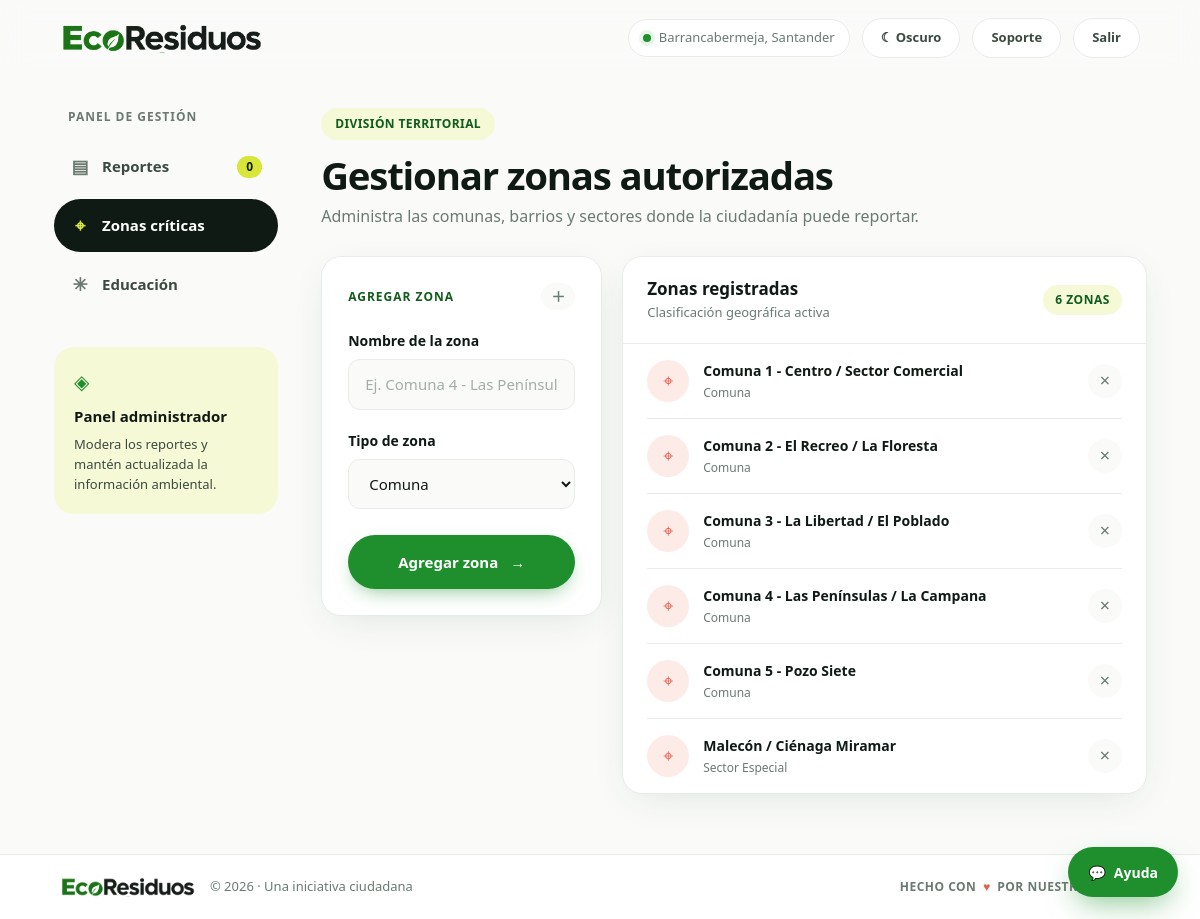
Page /Admin/zonas (signed in) on the committed database.
### tables this page shows
CREATE TABLE zona (
    id_zona INT AUTO_INCREMENT PRIMARY KEY,
    nombre VARCHAR(100) NOT NULL,
    tipo_zona ENUM('Comuna', 'Corregimiento', 'Barrio', 'Sector Especial') NOT NULL DEFAULT 'Barrio'
);

### Model/Modelo.php (called while the page is built, shortened)
<?php
require_once 'Core/BaseDatos.php';
class Modelo {
    public function __construct() {
        $conexion = new BaseDatos();
        $this->db = $conexion->conectar();
    }
}

### Core/BaseDatos.php (called while the page is built)
<?php
class BaseDatos {
    public function conectar(): PDO {
        $dsn = "mysql:host=" . DB_HOST . ";dbname=" . DB_NAME . ";charset=" . DB_CHARSET;
        $opciones = [
            PDO::ATTR_ERRMODE            => PDO::ERRMODE_EXCEPTION,
            PDO::ATTR_DEFAULT_FETCH_MODE => PDO::FETCH_ASSOC,
            PDO::ATTR_EMULATE_PREPARES   => false,
        ];
        return new PDO($dsn, DB_USER, DB_PASS, $opciones);
    }
}

### Controller/AdminController.php (called while the page is built, shortened)
<?php
require_once 'Model/ReporteModel.php';
require_once 'Model/ZonaModel.php';
class AdminController {
    private ReporteModel $reporteModel;
    private ZonaModel $zonaModel;
    public function __construct() {
        $this->reporteModel   = new ReporteModel();
        $this->zonaModel      = new ZonaModel();
    }
    public function zonas() {
        $layout     = 'admin';
        $tab        = 'zonas';
        $stats      = $this->reporteModel->obtenerEstadisticas();
        $pendientes = (int) ($stats['reportados'] ?? 0);
        $zonas      = $this->zonaModel->listarTodas();
        require_once 'View/Layouts/header.php';
        require_once 'View/Admin/zonas.php';
        require_once 'View/Layouts/footer.php';
    }
}

### Model/ReporteModel.php (called while the page is built, shortened)
<?php
require_once 'Model/Modelo.php';
class ReporteModel extends Modelo {
    public function obtenerEstadisticas(): array {
        $sql = "SELECT
                    COUNT(*) AS total,
                    SUM(estado = 'reportado') AS reportados,
                    SUM(estado = 'atendido') AS atendidos,
                    SUM(estado = 'descartado') AS descartados
                FROM reporte";
        $stmt = $this->db->prepare($sql);
        $stmt->execute();
        return $stmt->fetch(PDO::FETCH_ASSOC);
    }
}

### Model/ZonaModel.php (called while the page is built, shortened)
<?php
require_once 'Model/Modelo.php';
class ZonaModel extends Modelo {
    public function listarTodas(): array {
        $sql = "SELECT id_zona, nombre, tipo_zona FROM zona ORDER BY nombre ASC";
        $stmt = $this->db->prepare($sql);
        $stmt->execute();
        return $stmt->fetchAll(PDO::FETCH_ASSOC);
    }
}

### View/Admin/zonas.php (the view, shortened to what this page needs)
<div class="page-heading">
  <div>
    <div class="eyebrow">DIVISIÓN TERRITORIAL</div>
    <h2>Gestionar zonas autorizadas</h2>
    <p>Administra las comunas, barrios y sectores donde la ciudadanía puede reportar.</p>
  </div>
</div>
<div class="zone-admin-layout">
  <form class="card zone-form" action="<?= BASE_URL ?>Admin/crearZona" method="POST">
    <div class="section-kicker">AGREGAR ZONA <span>＋</span></div>
    <label class="field-label" for="zone-name">Nombre de la zona</label>
    <input class="text-input" id="zone-name" name="nombre" placeholder="Ej. Comuna 4 - Las Penínsulas" maxlength="100" required>
    <label class="field-label" for="zone-type">Tipo de zona</label>
    <select class="text-input" id="zone-type" name="tipo_zona" required>
      <option value="Comuna">Comuna</option>
    </select>
    <button class="button button-primary submit-button" type="submit">Agregar zona <span>→</span></button>
  </form>
  <div class="card zones-card">
    <div class="table-heading">
      <div><strong>Zonas registradas</strong><span>Clasificación geográfica activa</span></div>
      <span class="table-total"><?= count($zonas) ?> ZONAS</span>
    </div>
    <div class="admin-zone-list">
      <?php foreach ($zonas as $z): ?>
        <div class="admin-zone">
          <div class="zone-marker">⌖</div>
          <div class="zone-copy">
            <strong><?= htmlspecialchars($z['nombre']) ?></strong>
            <small><?= htmlspecialchars($z['tipo_zona']) ?></small>
          </div>
          <a class="delete-zone" style="display:grid; place-items:center; text-decoration:none;" href="<?= BASE_URL ?>Admin/eliminarZona/<?= (int) $z['id_zona'] ?>" onclick="return confirm('¿Eliminar esta zona?');" title="Eliminar zona">×</a>
        </div>
      <?php endforeach; ?>
    </div>
  </div>
</div>

### index.php (shortened to what this page needs)
<?php
$urlRaw = isset($_GET['url']) ? trim($_GET['url'], '/') : '';
$segmentos = $urlRaw !== '' ? explode('/', filter_var($urlRaw, FILTER_SANITIZE_URL)) : [];
$controladorSlug = !empty($segmentos[0]) ? preg_replace('/[^a-zA-Z0-9]/', '', $segmentos[0]) : 'Index';
$controllerName  = ucfirst(strtolower($controladorSlug)) . 'Controller';
$methodName      = !empty($segmentos[1]) ? preg_replace('/[^a-zA-Z0-9_]/', '', $segmentos[1]) : 'index';
$params          = array_slice($segmentos, 2);
$controllerFile = 'Controller/' . $controllerName . '.php';
if (file_exists($controllerFile)) {
    if (class_exists($controllerName)) {
        $controller = new $controllerName();
        if (method_exists($controller, $methodName)) {
            call_user_func_array([$controller, $methodName], $params);
            exit;
        }
    }
}

### View/Layouts/header.php (shortened to what this page needs)
<!DOCTYPE html>
<html lang="es">
<head>
  <link rel="stylesheet" href="https://unpkg.com/leaflet@1.9.4/dist/leaflet.css">
  <link rel="stylesheet" href="<?= BASE_URL ?>Public/css/estilos.css?v=4">
  <link rel="stylesheet" href="<?= BASE_URL ?>Public/css/soporte.css">
</head>
<body>
<header class="site-header">
    <a class="brand" href="<?= BASE_URL ?>" aria-label="EcoResiduos, inicio">
      <img class="brand-logo" src="<?= BASE_URL ?>Public/assets/logo-texto.png" alt="EcoResiduos" width="200" height="29">
    </a>
    <div class="header-right">
      <span class="header-location"><span class="location-dot"></span> Barrancabermeja, Santander</span>
      <button class="button button-quiet button-small" id="theme-toggle" type="button" aria-label="Cambiar tema">☾ Oscuro</button>
      <a class="button button-quiet button-small" href="<?= BASE_URL ?>Soporte">Soporte</a>
      <?php if (isset($_SESSION['id_administrador'])): ?>
        <a class="button button-quiet button-small" href="<?= BASE_URL ?>Auth/logout">Salir</a>
      <?php elseif (($layout ?? '') === 'ciudadano'): ?>
        <a class="button button-quiet button-small" href="<?= BASE_URL ?>">Salir</a>
      <?php endif; ?>
    </div>
  </header>
  <main id="main-content" tabindex="-1">
  <?php if (($layout ?? '') === 'ciudadano'): ?>
    <section class="view workspace-view">
      <aside class="sidebar">
        <div class="sidebar-label">ESPACIO CIUDADANO</div>
        <a class="side-link <?= ($tab === 'reporte') ? 'is-selected' : '' ?>" href="<?= BASE_URL ?>Reporte"><span>＋</span> Nuevo reporte</a>
        <a class="side-link <?= ($tab === 'mapa') ? 'is-selected' : '' ?>" href="<?= BASE_URL ?>Mapa"><span>⌖</span> Mapa ambiental</a>
        <a class="side-link <?= ($tab === 'educacion') ? 'is-selected' : '' ?>" href="<?= BASE_URL ?>Educacion"><span>✳</span> Aprende y actúa</a>
        <div class="sidebar-tip"><span>✦</span><strong>Tu voz importa</strong><p>Reportar un punto crítico es el primer paso para recuperarlo.</p></div>
      </aside>
      <div class="workspace-content">
  <?php elseif (($layout ?? '') === 'admin'): ?>
    <section class="view workspace-view admin-workspace">
      <aside class="sidebar">
        <div class="sidebar-label">PANEL DE GESTIÓN</div>
        <a class="side-link <?= ($tab === 'reportes') ? 'is-selected' : '' ?>" href="<?= BASE_URL ?>Admin/reportes"><span>▤</span> Reportes <b><?= $pendientes ?? 0 ?></b></a>
        <a class="side-link <?= ($tab === 'zonas') ? 'is-selected' : '' ?>" href="<?= BASE_URL ?>Admin/zonas"><span>⌖</span> Zonas críticas</a>
        <a class="side-link <?= ($tab === 'educacion') ? 'is-selected' : '' ?>" href="<?= BASE_URL ?>Admin/educacion"><span>✳</span> Educación</a>
        <div class="sidebar-tip admin-tip"><span>◈</span><strong>Panel administrador</strong><p>Modera los reportes y mantén actualizada la información ambiental.</p></div>
      </aside>
      <div class="workspace-content">
  <?php endif; ?>

### View/Layouts/footer.php (shortened to what this page needs)
<?php if (in_array(($layout ?? ''), ['ciudadano', 'admin'])): ?>
      </div>
    </section>
  <?php endif; ?>
  </main>
  <footer class="site-footer">
    <span class="footer-brand">
      <img class="footer-logo" src="<?= BASE_URL ?>Public/assets/logo-texto.png" alt="EcoResiduos" width="136" height="20">
      <span class="footer-copyright">© 2026 · Una iniciativa ciudadana</span>
    </span>
    <span>HECHO CON <span class="footer-heart">♥</span> POR NUESTRA CIUDAD</span>
  </footer>
  <button class="ecobot-toggle" id="ecobot-toggle" type="button" aria-label="Abrir asistente de ayuda">
    <span aria-hidden="true">💬</span>
    <span class="ecobot-label">Ayuda</span>
  </button>
</body>
</html>

### rows in the picture
zona: nombre "Comuna 1 - Centro / Sector Comercial", tipo_zona "Comuna"
zona: nombre "Comuna 2 - El Recreo / La Floresta", tipo_zona "Comuna"
zona: nombre "Comuna 3 - La Libertad / El Poblado", tipo_zona "Comuna"
zona: nombre "Comuna 4 - Las Penínsulas / La Campana", tipo_zona "Comuna"
zona: nombre "Comuna 5 - Pozo Siete", tipo_zona "Comuna"
zona: nombre "Malecón / Ciénaga Miramar", tipo_zona "Sector Especial"

### other values in the picture
$pendientes "0"
count($zonas) "6"
